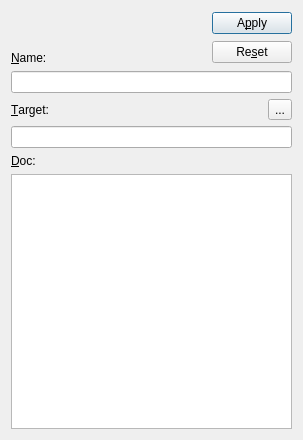
<?xml version="1.0" encoding="UTF-8"?>
<ui version="4.0">
 <class>LinkDlg</class>
 <widget class="QDialog" name="LinkDlg">
  <property name="geometry">
   <rect>
    <x>0</x>
    <y>0</y>
    <width>303</width>
    <height>440</height>
   </rect>
  </property>
  <property name="minimumSize">
   <size>
    <width>0</width>
    <height>0</height>
   </size>
  </property>
  <property name="maximumSize">
   <size>
    <width>16777215</width>
    <height>16777215</height>
   </size>
  </property>
  <property name="windowTitle">
   <string>Link</string>
  </property>
  <layout class="QGridLayout" name="gridLayout">
   <item row="0" column="0">
    <layout class="QVBoxLayout" name="verticalLayout_3">
     <item>
      <layout class="QHBoxLayout" name="horizontalLayout_2">
       <item>
        <layout class="QVBoxLayout" name="verticalLayout_2">
         <item>
          <spacer name="verticalSpacer">
           <property name="orientation">
            <enum>Qt::Vertical</enum>
           </property>
           <property name="sizeType">
            <enum>QSizePolicy::Minimum</enum>
           </property>
           <property name="sizeHint" stdset="0">
            <size>
             <width>20</width>
             <height>40</height>
            </size>
           </property>
          </spacer>
         </item>
         <item>
          <widget class="QLabel" name="nameLabel">
           <property name="text">
            <string>&amp;Name:  </string>
           </property>
           <property name="buddy">
            <cstring>nameLineEdit</cstring>
           </property>
          </widget>
         </item>
        </layout>
       </item>
       <item>
        <spacer name="horizontalSpacer">
         <property name="orientation">
          <enum>Qt::Horizontal</enum>
         </property>
         <property name="sizeType">
          <enum>QSizePolicy::Expanding</enum>
         </property>
         <property name="sizeHint" stdset="0">
          <size>
           <width>20</width>
           <height>20</height>
          </size>
         </property>
        </spacer>
       </item>
       <item>
        <layout class="QVBoxLayout" name="verticalLayout">
         <item>
          <widget class="QPushButton" name="applyPushButton">
           <property name="text">
            <string>A&amp;pply</string>
           </property>
          </widget>
         </item>
         <item>
          <widget class="QPushButton" name="resetPushButton">
           <property name="text">
            <string>Re&amp;set</string>
           </property>
          </widget>
         </item>
        </layout>
       </item>
      </layout>
     </item>
     <item>
      <layout class="QHBoxLayout" name="horizontalLayout">
       <item>
        <widget class="QLineEdit" name="nameLineEdit"/>
       </item>
      </layout>
     </item>
     <item>
      <layout class="QHBoxLayout" name="horizontalLayout_3">
       <item>
        <widget class="QLabel" name="targetLabel">
         <property name="text">
          <string>&amp;Target:</string>
         </property>
         <property name="buddy">
          <cstring>targetLineEdit</cstring>
         </property>
        </widget>
       </item>
       <item>
        <widget class="QToolButton" name="targetToolButton">
         <property name="text">
          <string>...</string>
         </property>
        </widget>
       </item>
      </layout>
     </item>
     <item>
      <widget class="QLineEdit" name="targetLineEdit"/>
     </item>
     <item>
      <widget class="QLabel" name="docLabel">
       <property name="text">
        <string>&amp;Doc:</string>
       </property>
       <property name="buddy">
        <cstring>docTextEdit</cstring>
       </property>
      </widget>
     </item>
     <item>
      <widget class="QTextEdit" name="docTextEdit"/>
     </item>
    </layout>
   </item>
  </layout>
 </widget>
 <tabstops>
  <tabstop>targetLineEdit</tabstop>
  <tabstop>applyPushButton</tabstop>
  <tabstop>resetPushButton</tabstop>
 </tabstops>
 <resources/>
 <connections/>
</ui>
